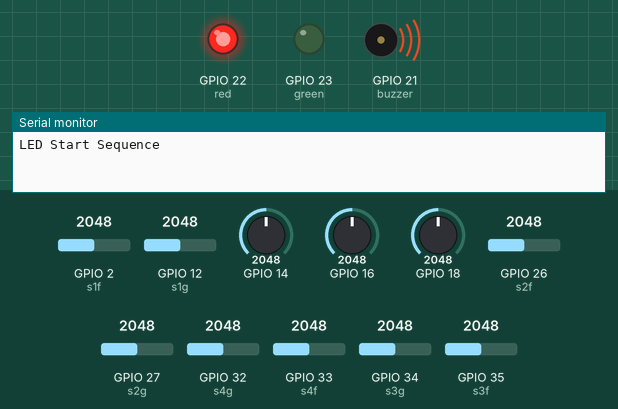
A sketch run on a simulated ESP32. Shown: output pins drawn as LEDs (lit = HIGH), buzzer (waves = sounding), the last lines printed to the serial monitor. The test bench sets the inputs (shaded band); at power-on: GPIO 12 (s1g) = 2048, GPIO 2 (s1f) = 2048, GPIO 14 = 2048, GPIO 16 = 2048, GPIO 18 = 2048, GPIO 26 (s2f) = 2048, GPIO 27 (s2g) = 2048, GPIO 32 (s4g) = 2048, GPIO 33 (s4f) = 2048, GPIO 34 (s3g) = 2048, GPIO 35 (s3f) = 2048.

Above: at 3.1 s.
At 11.9 s:
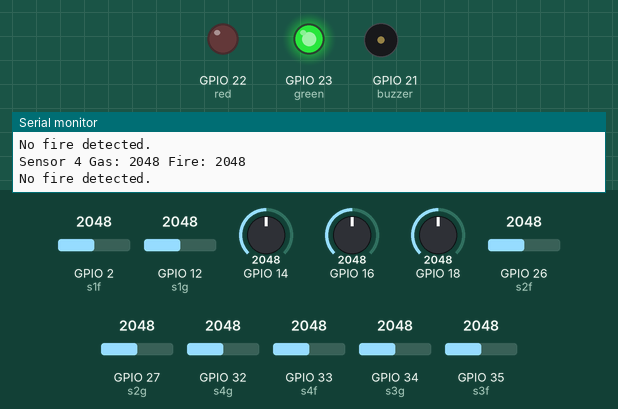
12.0 s: GPIO 12 (s1g) set to 2778
13.5 s: GPIO 12 (s1g) set to 2909
At 14.6 s:
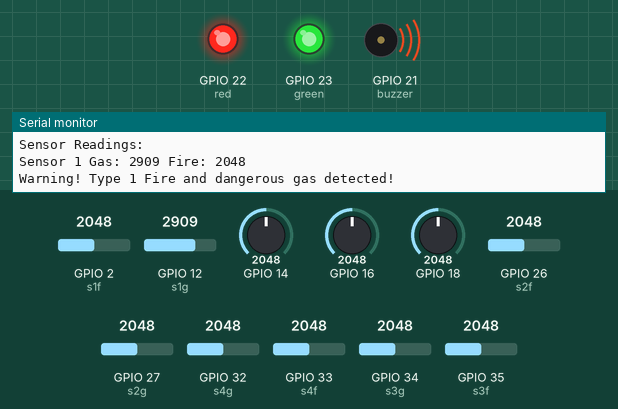
Timing chart, 0 to 21.3 s (numbered marks = the images above; inputs shaded):
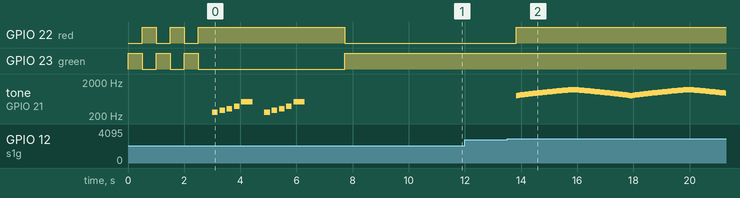

The sketch:

sensor_new.ino
```cpp
// Define sensor pins
#define s1g 12  // MQ-135 for Sensor 1
#define s1f 2   // Fire sensor for Sensor 1
#define s2g 27  // MQ-135 for Sensor 2
#define s2f 26  // Fire sensor for Sensor 2
#define s3g 34  // MQ-135 for Sensor 3
#define s3f 35  // Fire sensor for Sensor 3
#define s4g 32  // MQ-135 for Sensor 4
#define s4f 33  // Fire sensor for Sensor 4

// Define output pins
#define green 23  // Green LED pin
#define red 22    // Red LED pin
#define buzzer 21 // Buzzer pin

// Calibration thresholds (will be updated after calibration)
float gasThreshold;
float fireThreshold;

// Number of samples for calibration
const int numSamples = 10;

// Initial gas readings for calibration
int gasInit[4] = {0, 0, 0, 0};

void setup() {
  Serial.begin(115200);

  // Setup sensor pins
  pinMode(s1g, INPUT);
  pinMode(s2g, INPUT);
  pinMode(s3g, INPUT);
  pinMode(s4g, INPUT);
  pinMode(s1f, INPUT);
  pinMode(s2f, INPUT);
  pinMode(s3f, INPUT);
  pinMode(s4f, INPUT);

  // Setup LED and buzzer pins
  pinMode(green, OUTPUT);
  pinMode(red, OUTPUT);
  pinMode(buzzer, OUTPUT);

  // Start-up LED sequence and calibrate sensors
  startLed();
  calibrateSensors();
}

void loop() {
  // Read sensor values
  int GsensorValue[4] = {
    analogRead(s1g),
    analogRead(s2g),
    analogRead(s3g),
    analogRead(s4g)
  };

  int FsensorValue[4] = {
    analogRead(s1f),
    analogRead(s2f),
    analogRead(s3f),
    analogRead(s4f)
  };

  // Print sensor readings
  Serial.println("Sensor Readings:");
  for (int i = 0; i < 4; i++) {
    printSensorValues(i + 1, GsensorValue[i], FsensorValue[i]);
    checkSensors(GsensorValue[i], FsensorValue[i], i);
  }

  delay(500); // Wait 500ms before the next reading
}

// Function to check both sensors for fire or gas and activate buzzer if needed
void checkSensors(int gasValue, int fireValue, int id) {
  int gasDifference = gasValue - gasInit[id];

  if ((gasDifference >= 800 && gasDifference < 1200 || fireValue < 250) ||
      (gasDifference >= 800 && gasDifference < 1200)) {
    Serial.println("Warning! Type 1 Fire and dangerous gas detected!");
    FireAlarm();
  }
  else if ((gasDifference >= 1500 && gasDifference < 2500 || fireValue < 250) ||
           (gasDifference >= 1500 && gasDifference < 2500)) {
    Serial.println("Warning! Type 2 Fire and dangerous gas detected!");
    FireAlarm();
  }
  else {
    Serial.println("No fire detected.");
    digitalWrite(red, LOW); // Turn off the red LED
  }
}

// Function to print sensor values
void printSensorValues(int sensorID, int gasValue, int fireValue) {
  Serial.print("Sensor ");
  Serial.print(sensorID);
  Serial.print(" Gas: ");
  Serial.print(gasValue);
  Serial.print(" Fire: ");
  Serial.println(fireValue);
}

// Function to trigger alarm
void triggerAlarm() {
  int melody[] = {262, 294, 330, 392, 523}; // C4, D4, E4, G4, C5 notes
  int noteDurations[] = {200, 200, 200, 200, 400}; // Durations in milliseconds

  digitalWrite(red, HIGH);  // Turn on red LED
  digitalWrite(green, LOW); // Turn off green LED

  for (int i = 0; i < 2; i++) {
    for (int j = 0; j < 5; j++) {
      tone(buzzer, melody[j], noteDurations[j]);
      delay(noteDurations[j] * 1.3);
    }
    delay(300);
  }
  delay(1000);
}

// Function to trigger fire alarm with a siren sound
void FireAlarm() {
  digitalWrite(red, HIGH); // Turn on red LED

  // Create a rising and falling siren sound
  for (int i = 0; i < 5; i++) {
    for (int frequency = 800; frequency <= 1200; frequency += 10) {
      tone(buzzer, frequency, 50);
      delay(50);
    }
    for (int frequency = 1200; frequency >= 800; frequency -= 10) {
      tone(buzzer, frequency, 50);
      delay(50);
    }
  }
  digitalWrite(red, LOW); // Turn off the red LED after the siren cycle
}

// Function to calibrate sensors
void calibrateSensors() {
  Serial.println("Calibrating sensors...");
  float gasSum[4] = {0, 0, 0, 0};

  for (int i = 0; i < numSamples; i++) {
    for (int j = 0; j < 4; j++) {
      gasSum[j] += analogRead(s1g + j * 2); // Reads s1g, s2g, s3g, s4g
    }
    delay(200); // Stabilization delay between readings
  }

  // Calculate initial readings for calibration
  for (int i = 0; i < 4; i++) {
    gasInit[i] = gasSum[i] / numSamples;
  }

  Serial.println("Calibration complete.");
  for (int i = 0; i < 4; i++) {
    Serial.print("Gas Init for Sensor ");
    Serial.print(i + 1);
    Serial.print(": ");
    Serial.println(gasInit[i]);
  }
}

// Function for LED start-up sequence
void startLed() {
  Serial.println("LED Start Sequence");
  for (int i = 0; i < 3; i++) {
    digitalWrite(green, HIGH);
    digitalWrite(red, LOW);
    delay(500);
    digitalWrite(green, LOW);
    digitalWrite(red, HIGH);
    delay(500);
  }
  triggerAlarm();
  digitalWrite(green, HIGH);
  digitalWrite(red, LOW);
  delay(1000);
}
```

Measured:
- the behaviour switches between 2847 and 2848 on GPIO 12 (s1g) (found by bisection; images 1 and 2)
- after the input at 13.5 s, GPIO 22 (red): LOW → HIGH after 0.32 s; tone on GPIO 21 (buzzer): plays 800 Hz for 0.05 s, 810 Hz for 0.05 s, 820 Hz for 0.05 s, 830 Hz for 0.05 s, 840 Hz for 0.05 s, 850 Hz for 0.05 s … (147 notes in this stretch), starting after 0.32 s
